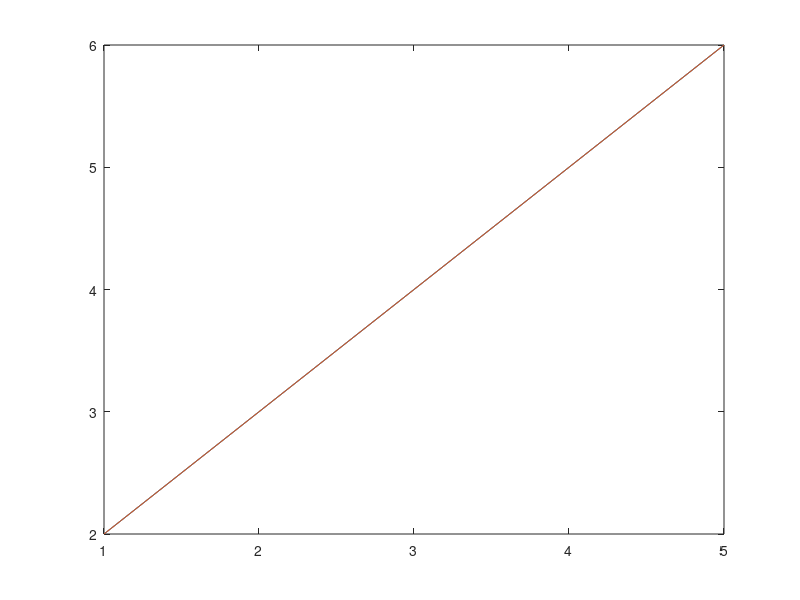

The MATLAB source for this figure:
% linear regression
% y = a + b x
clear;clc;close all;
%x = input("enter values of x:\n");
%y = input("enter values of y:\n");
x = [1 2 3 4 5];
y = [2 3 4 5 6];
n = length(x);
coeff = [sum(x) n;sum(x) sum(x.^2)];
f_terms = [sum(y);sum(x.*y)];
results = inv(coeff) * f_terms;
a = results(1);
b = results(2);
f = a + b * x;
plot(x, y,'', x, f);
